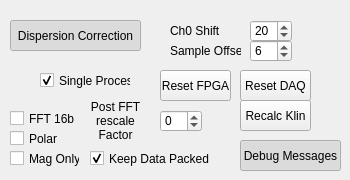
        <widget class="QWidget" name="tab_3">
         <attribute name="title">
          <string>Collection</string>
         </attribute>
         <widget class="QPushButton" name="resetDAQ_pushButton">
          <property name="geometry">
           <rect>
            <x>240</x>
            <y>70</y>
            <width>71</width>
            <height>31</height>
           </rect>
          </property>
          <property name="text">
           <string>Reset DAQ</string>
          </property>
          <property name="checkable">
           <bool>false</bool>
          </property>
          <property name="checked">
           <bool>false</bool>
          </property>
         </widget>
         <widget class="QPushButton" name="dispCorr_pushButton">
          <property name="geometry">
           <rect>
            <x>10</x>
            <y>20</y>
            <width>131</width>
            <height>31</height>
           </rect>
          </property>
          <property name="text">
           <string>Dispersion Correction</string>
          </property>
          <property name="checkable">
           <bool>true</bool>
          </property>
          <property name="checked">
           <bool>true</bool>
          </property>
         </widget>
         <widget class="QSpinBox" name="ch0shift_spinBox">
          <property name="geometry">
           <rect>
            <x>250</x>
            <y>20</y>
            <width>42</width>
            <height>22</height>
           </rect>
          </property>
          <property name="maximum">
           <number>10000</number>
          </property>
          <property name="value">
           <number>20</number>
          </property>
         </widget>
         <widget class="QSpinBox" name="sampleOffset_spinBox">
          <property name="geometry">
           <rect>
            <x>250</x>
            <y>40</y>
            <width>42</width>
            <height>22</height>
           </rect>
          </property>
          <property name="maximum">
           <number>10000</number>
          </property>
          <property name="value">
           <number>6</number>
          </property>
         </widget>
         <widget class="QLabel" name="label_13">
          <property name="geometry">
           <rect>
            <x>170</x>
            <y>20</y>
            <width>71</width>
            <height>21</height>
           </rect>
          </property>
          <property name="text">
           <string>Ch0 Shift</string>
          </property>
         </widget>
         <widget class="QPushButton" name="resetHW_pushButton">
          <property name="geometry">
           <rect>
            <x>160</x>
            <y>70</y>
            <width>71</width>
            <height>31</height>
           </rect>
          </property>
          <property name="text">
           <string>Reset FPGA</string>
          </property>
          <property name="checkable">
           <bool>false</bool>
          </property>
          <property name="checked">
           <bool>false</bool>
          </property>
         </widget>
         <widget class="QLabel" name="label_14">
          <property name="geometry">
           <rect>
            <x>170</x>
            <y>40</y>
            <width>71</width>
            <height>21</height>
           </rect>
          </property>
          <property name="text">
           <string>Sample Offset</string>
          </property>
         </widget>
         <widget class="QCheckBox" name="FPGA_FFT16b_checkBox">
          <property name="geometry">
           <rect>
            <x>10</x>
            <y>110</y>
            <width>70</width>
            <height>17</height>
           </rect>
          </property>
          <property name="text">
           <string>FFT 16b</string>
          </property>
         </widget>
         <widget class="QCheckBox" name="FPGA_polar_checkBox">
          <property name="geometry">
           <rect>
            <x>10</x>
            <y>130</y>
            <width>70</width>
            <height>17</height>
           </rect>
          </property>
          <property name="text">
           <string>Polar</string>
          </property>
         </widget>
         <widget class="QCheckBox" name="FPGA_magOnly_checkBox">
          <property name="geometry">
           <rect>
            <x>10</x>
            <y>150</y>
            <width>70</width>
            <height>17</height>
           </rect>
          </property>
          <property name="text">
           <string>Mag Only</string>
          </property>
         </widget>
         <widget class="QSpinBox" name="FPGA_postFFT_rescale_spinBox">
          <property name="geometry">
           <rect>
            <x>160</x>
            <y>110</y>
            <width>42</width>
            <height>22</height>
           </rect>
          </property>
          <property name="minimum">
           <number>-16</number>
          </property>
          <property name="maximum">
           <number>16</number>
          </property>
          <property name="value">
           <number>0</number>
          </property>
         </widget>
         <widget class="QLabel" name="label_93">
          <property name="geometry">
           <rect>
            <x>80</x>
            <y>100</y>
            <width>71</width>
            <height>41</height>
           </rect>
          </property>
          <property name="text">
           <string>Post FFT rescale Factor</string>
          </property>
          <property name="alignment">
           <set>Qt::AlignCenter</set>
          </property>
          <property name="wordWrap">
           <bool>true</bool>
          </property>
         </widget>
         <widget class="QCheckBox" name="FPGA_keepDataPacked_checkBox">
          <property name="geometry">
           <rect>
            <x>90</x>
            <y>150</y>
            <width>121</width>
            <height>17</height>
           </rect>
          </property>
          <property name="text">
           <string>Keep Data Packed</string>
          </property>
          <property name="checked">
           <bool>true</bool>
          </property>
         </widget>
         <widget class="QPushButton" name="collectionDebug_pushButton">
          <property name="geometry">
           <rect>
            <x>240</x>
            <y>140</y>
            <width>101</width>
            <height>31</height>
           </rect>
          </property>
          <property name="text">
           <string>Debug Messages</string>
          </property>
          <property name="checkable">
           <bool>true</bool>
          </property>
          <property name="checked">
           <bool>true</bool>
          </property>
         </widget>
         <widget class="QCheckBox" name="singleProcess_checkbox">
          <property name="geometry">
           <rect>
            <x>40</x>
            <y>70</y>
            <width>91</width>
            <height>21</height>
           </rect>
          </property>
          <property name="text">
           <string>Single Process</string>
          </property>
          <property name="checked">
           <bool>true</bool>
          </property>
         </widget>
         <widget class="QPushButton" name="recalcKlin_pushButton">
          <property name="geometry">
           <rect>
            <x>240</x>
            <y>100</y>
            <width>71</width>
            <height>31</height>
           </rect>
          </property>
          <property name="text">
           <string>Recalc Klin</string>
          </property>
          <property name="checkable">
           <bool>false</bool>
          </property>
          <property name="checked">
           <bool>false</bool>
          </property>
         </widget>
        </widget>
